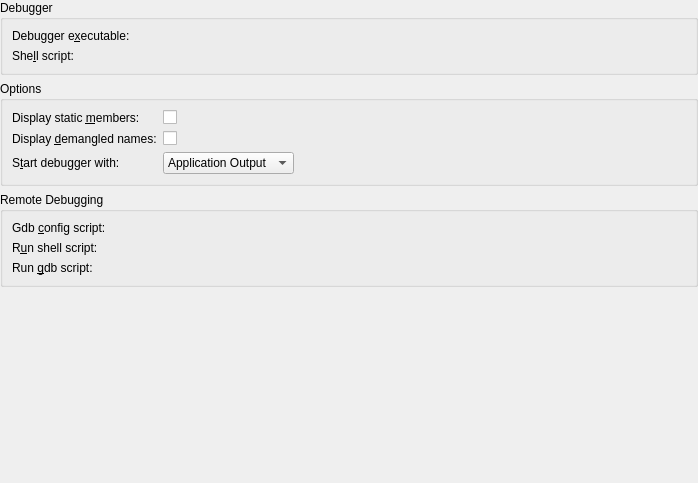
<?xml version="1.0" encoding="UTF-8"?>
<ui version="4.0">
 <class>GdbConfigPage</class>
 <widget class="QWidget" name="GdbConfigPage">
  <property name="geometry">
   <rect>
    <x>0</x>
    <y>0</y>
    <width>698</width>
    <height>483</height>
   </rect>
  </property>
  <layout class="QVBoxLayout" name="verticalLayout">
   <property name="leftMargin">
    <number>0</number>
   </property>
   <property name="topMargin">
    <number>0</number>
   </property>
   <property name="rightMargin">
    <number>0</number>
   </property>
   <property name="bottomMargin">
    <number>0</number>
   </property>
   <item>
    <widget class="QGroupBox" name="groupBox_3">
     <property name="title">
      <string>Debugger</string>
     </property>
     <layout class="QFormLayout" name="gridLayout">
      <item row="0" column="0">
       <widget class="QLabel" name="gdbPath_label">
        <property name="text">
         <string>Debugger e&amp;xecutable:</string>
        </property>
        <property name="wordWrap">
         <bool>false</bool>
        </property>
        <property name="buddy">
         <cstring>kcfg_gdbPath</cstring>
        </property>
       </widget>
      </item>
      <item row="0" column="1">
       <widget class="KUrlRequester" name="kcfg_gdbPath" native="true">
        <property name="toolTip">
         <string>Gdb executable</string>
        </property>
        <property name="whatsThis">
         <string>To run &quot;gdb&quot; executable from $PATH, leave this field empty. To run custom gdb, for example, for a different architecture, enter the executable name here. You can either run gdb from $PATH, but with a different name (say, &quot;arm-gdb&quot;), by typing the name here, or specify full path to the gdb executable.</string>
        </property>
        <property name="placeholderText" stdset="0">
         <string>Override path to gdb executable</string>
        </property>
       </widget>
      </item>
      <item row="1" column="0">
       <widget class="QLabel" name="debuggingShell_label">
        <property name="toolTip">
         <string>&lt;html&gt;&lt;head/&gt;&lt;body&gt;&lt;p&gt;If you want gdb to be executed by a special shell script, which for example properly sets the library path, insert it here e.g.: /path/to/script.sh --scriptArguments&lt;/p&gt;&lt;p&gt;Note: your script'll be invoked like this: /path/to/script.sh --scriptArguments debugger --debuggerArguments. So script.sh &lt;span style=&quot; font-weight:600;&quot;&gt;must&lt;/span&gt; invoke &amp;quot;debugger&amp;quot; executable manually.&lt;/p&gt;&lt;/body&gt;&lt;/html&gt;</string>
        </property>
        <property name="whatsThis">
         <string/>
        </property>
        <property name="text">
         <string>She&amp;ll script:</string>
        </property>
        <property name="wordWrap">
         <bool>false</bool>
        </property>
        <property name="buddy">
         <cstring>kcfg_debuggingShell</cstring>
        </property>
       </widget>
      </item>
      <item row="1" column="1">
       <widget class="KUrlRequester" name="kcfg_debuggingShell" native="true">
        <property name="toolTip">
         <string>&lt;html&gt;&lt;head/&gt;&lt;body&gt;&lt;p&gt;If you want gdb to be executed by a special shell script, which for example properly sets the library path, insert it here e.g.: /path/to/script.sh --scriptArguments&lt;/p&gt;&lt;p&gt;Note: your script'll be invoked like this: /path/to/script.sh --scriptArguments debugger --debuggerArguments. So script.sh &lt;span style=&quot; font-weight:600;&quot;&gt;must&lt;/span&gt; invoke &amp;quot;debugger&amp;quot; executable manually.&lt;/p&gt;&lt;/body&gt;&lt;/html&gt;</string>
        </property>
        <property name="whatsThis">
         <string>&lt;html&gt;&lt;head/&gt;&lt;body&gt;&lt;p&gt;&lt;br/&gt;&lt;/p&gt;&lt;/body&gt;&lt;/html&gt;</string>
        </property>
       </widget>
      </item>
     </layout>
    </widget>
   </item>
   <item>
    <widget class="QGroupBox" name="groupBox_2">
     <property name="title">
      <string>Options</string>
     </property>
     <layout class="QFormLayout" name="formLayout">
      <property name="fieldGrowthPolicy">
       <enum>QFormLayout::ExpandingFieldsGrow</enum>
      </property>
      <item row="0" column="0">
       <widget class="QLabel" name="label_3">
        <property name="text">
         <string>Display static &amp;members:</string>
        </property>
        <property name="buddy">
         <cstring>kcfg_displayStaticMembers</cstring>
        </property>
       </widget>
      </item>
      <item row="0" column="1">
       <widget class="QCheckBox" name="kcfg_displayStaticMembers">
        <property name="whatsThis">
         <string>Displaying static members makes GDB slower in
producing data within KDE and Qt.
It may change the &quot;signature&quot; of the data
which QString and friends rely on,
but if you need to debug into these values then
check this option.</string>
        </property>
        <property name="text">
         <string/>
        </property>
       </widget>
      </item>
      <item row="1" column="0">
       <widget class="QLabel" name="label_2">
        <property name="text">
         <string>Display &amp;demangled names:</string>
        </property>
        <property name="buddy">
         <cstring>kcfg_asmDemangle</cstring>
        </property>
       </widget>
      </item>
      <item row="1" column="1">
       <widget class="QCheckBox" name="kcfg_asmDemangle">
        <property name="whatsThis">
         <string>When displaying the disassembled code you
can select to see the methods' mangled names.
However, non-mangled names are easier to read.</string>
        </property>
        <property name="text">
         <string/>
        </property>
       </widget>
      </item>
      <item row="2" column="0">
       <widget class="QLabel" name="label">
        <property name="text">
         <string>S&amp;tart debugger with:</string>
        </property>
        <property name="buddy">
         <cstring>kcfg_startWith</cstring>
        </property>
       </widget>
      </item>
      <item row="2" column="1">
       <widget class="QComboBox" name="kcfg_startWith">
        <item>
         <property name="text">
          <string>Application Output</string>
         </property>
        </item>
        <item>
         <property name="text">
          <string>GDB Console</string>
         </property>
        </item>
        <item>
         <property name="text">
          <string>Frame Stack</string>
         </property>
        </item>
       </widget>
      </item>
     </layout>
    </widget>
   </item>
   <item>
    <widget class="QGroupBox" name="groupBox">
     <property name="whatsThis">
      <string>This script is intended for the actual commands needed to connect to a remotely running executable.
	shell sleep 5	wait for remote program to start
	target remote ...	connect to the remote debugger
	continue	[optional] run debugging to the first breakpoint</string>
     </property>
     <property name="title">
      <string>Remote Debugging</string>
     </property>
     <layout class="QFormLayout">
      <item row="1" column="0">
       <widget class="QLabel" name="runShellScript_label">
        <property name="toolTip">
         <string>&lt;html&gt;&lt;head/&gt;&lt;body&gt;&lt;p&gt;Script to start remote application&lt;/p&gt;&lt;p&gt;&lt;/p&gt;&lt;p&gt;This shell script is run after the Gdb Config script has been sourced by gdb.&lt;/p&gt;&lt;p&gt;It's purpose is to actually start the remote process.&lt;/p&gt;&lt;p&gt;1) Find a way to execute a command remotely - rsh, ssh, telnet, ...&lt;/p&gt;&lt;p&gt;2a) Execute &amp;quot;gdbserver ... application&amp;quot; on target.&lt;/p&gt;&lt;p&gt;or if your executable contains the gdb stub:&lt;/p&gt;&lt;p&gt;2b) Execute &amp;quot;application&amp;quot; on target.&lt;/p&gt;&lt;/body&gt;&lt;/html&gt;</string>
        </property>
        <property name="text">
         <string comment="Shell script to be executed at run time">R&amp;un shell script:</string>
        </property>
        <property name="wordWrap">
         <bool>false</bool>
        </property>
        <property name="buddy">
         <cstring>kcfg_runShellScript</cstring>
        </property>
       </widget>
      </item>
      <item row="1" column="1">
       <widget class="KUrlRequester" name="kcfg_runShellScript" native="true">
        <property name="toolTip">
         <string>&lt;html&gt;&lt;head/&gt;&lt;body&gt;&lt;p&gt;Script to start remote application&lt;/p&gt;&lt;p&gt;&lt;/p&gt;&lt;p&gt;This shell script is run after the Gdb Config script has been sourced by gdb.&lt;/p&gt;&lt;p&gt;It's purpose is to actually start the remote process.&lt;/p&gt;&lt;p&gt;1) Find a way to execute a command remotely - rsh, ssh, telnet, ...&lt;/p&gt;&lt;p&gt;2a) Execute &amp;quot;gdbserver ... application&amp;quot; on target.&lt;/p&gt;&lt;p&gt;or if your executable contains the gdb stub:&lt;/p&gt;&lt;p&gt;2b) Execute &amp;quot;application&amp;quot; on target.&lt;/p&gt;&lt;/body&gt;&lt;/html&gt;</string>
        </property>
        <property name="whatsThis">
         <string/>
        </property>
       </widget>
      </item>
      <item row="0" column="0">
       <widget class="QLabel" name="configGdbScript_label">
        <property name="toolTip">
         <string>&lt;html&gt;&lt;head/&gt;&lt;body&gt;&lt;p&gt;This script is sourced by gdb when the debugging starts.&lt;/p&gt;&lt;/body&gt;&lt;/html&gt;</string>
        </property>
        <property name="text">
         <string>Gdb &amp;config script:</string>
        </property>
        <property name="wordWrap">
         <bool>false</bool>
        </property>
        <property name="buddy">
         <cstring>kcfg_configGdbScript</cstring>
        </property>
       </widget>
      </item>
      <item row="2" column="1">
       <widget class="KUrlRequester" name="kcfg_runGdbScript" native="true">
        <property name="toolTip">
         <string>&lt;html&gt;&lt;head/&gt;&lt;body&gt;&lt;p&gt;Script to connect with remote application&lt;/p&gt;&lt;p&gt;For example:&lt;/p&gt;&lt;p&gt;	shell sleep 5	 #wait for remote program to start&lt;/p&gt;&lt;p&gt;	target remote ...	#connect to the remote debugger&lt;/p&gt;&lt;p&gt;	continue	#[optional] run debugging to the first breakpoint.&lt;/p&gt;&lt;/body&gt;&lt;/html&gt;</string>
        </property>
        <property name="whatsThis">
         <string/>
        </property>
       </widget>
      </item>
      <item row="2" column="0">
       <widget class="QLabel" name="runGdbScript_label">
        <property name="toolTip">
         <string>&lt;html&gt;&lt;head/&gt;&lt;body&gt;&lt;p&gt;Script to connect with remote application&lt;/p&gt;&lt;p&gt;For example:&lt;/p&gt;&lt;p&gt;	shell sleep 5	 #wait for remote program to start&lt;/p&gt;&lt;p&gt;	target remote ...	#connect to the remote debugger&lt;/p&gt;&lt;p&gt;	continue	#[optional] run debugging to the first breakpoint.&lt;/p&gt;&lt;/body&gt;&lt;/html&gt;</string>
        </property>
        <property name="text">
         <string comment="Gdb script to be executed at run time.">Run &amp;gdb script:</string>
        </property>
        <property name="wordWrap">
         <bool>false</bool>
        </property>
        <property name="buddy">
         <cstring>kcfg_runGdbScript</cstring>
        </property>
       </widget>
      </item>
      <item row="0" column="1">
       <widget class="KUrlRequester" name="kcfg_configGdbScript" native="true">
        <property name="toolTip">
         <string>&lt;html&gt;&lt;head/&gt;&lt;body&gt;&lt;p&gt;This script is sourced by gdb when the debugging starts.&lt;/p&gt;&lt;/body&gt;&lt;/html&gt;</string>
        </property>
        <property name="whatsThis">
         <string/>
        </property>
       </widget>
      </item>
     </layout>
    </widget>
   </item>
   <item>
    <spacer name="verticalSpacer">
     <property name="orientation">
      <enum>Qt::Vertical</enum>
     </property>
     <property name="sizeHint" stdset="0">
      <size>
       <width>20</width>
       <height>40</height>
      </size>
     </property>
    </spacer>
   </item>
  </layout>
 </widget>
 <customwidgets>
  <customwidget>
   <class>KUrlRequester</class>
   <extends>QWidget</extends>
   <header>KUrlRequester</header>
   <container>1</container>
  </customwidget>
 </customwidgets>
 <tabstops>
  <tabstop>kcfg_gdbPath</tabstop>
  <tabstop>kcfg_debuggingShell</tabstop>
  <tabstop>kcfg_displayStaticMembers</tabstop>
  <tabstop>kcfg_asmDemangle</tabstop>
  <tabstop>kcfg_startWith</tabstop>
  <tabstop>kcfg_configGdbScript</tabstop>
  <tabstop>kcfg_runShellScript</tabstop>
  <tabstop>kcfg_runGdbScript</tabstop>
 </tabstops>
 <resources/>
 <connections/>
</ui>
